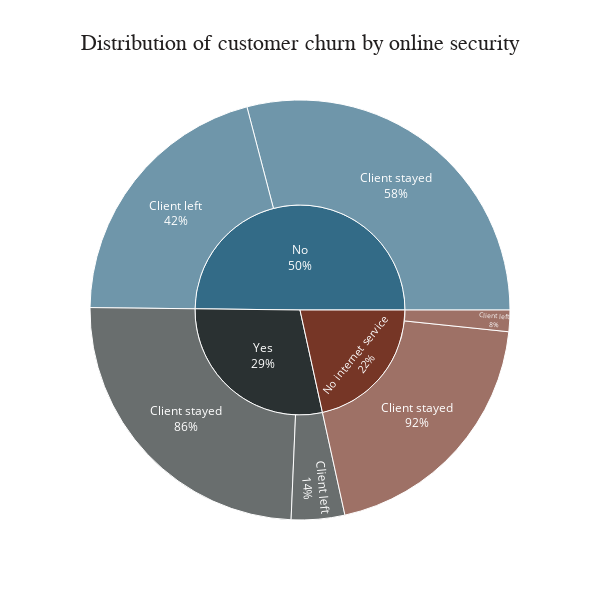
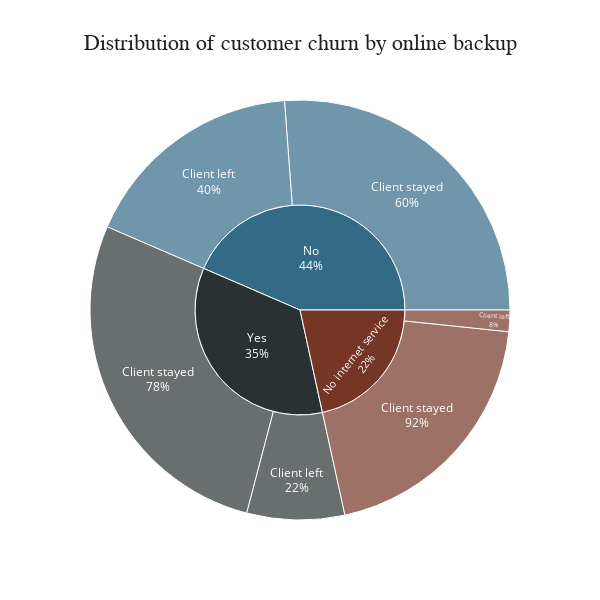

Notebook code cell kept with these figures, in order:
### Code cell
fig = px.sunburst(i_sec, path = ['OnlineSecurity', 'Churn'], values = 'count', color = 'OnlineSecurity', title = 'Distribution of customer churn by online security',
                 color_discrete_map = {'No': '#336B87', 'Yes': '#2A3132', 'No internet service': '#763626'},
                 width = 600, height = 600)

fig.update_layout(plot_bgcolor = 'white', title_font_family = 'Calibri Black', title_font_color = '#221f1f', title_font_size = 22, title_x = 0.5)

fig.update_traces(textinfo = 'label + percent parent')
                  
fig.show()
#######################################
fig = px.sunburst(i_back, path = ['OnlineBackup', 'Churn'], values = 'count', color = 'OnlineBackup', title = 'Distribution of customer churn by online backup',
                 color_discrete_map = {'No': '#336B87', 'Yes': '#2A3132', 'No internet service': '#763626'},
                 width = 600, height = 600)

fig.update_layout(plot_bgcolor = 'white', title_font_family = 'Calibri Black', title_font_color = '#221f1f', title_font_size = 22, title_x = 0.5)

fig.update_traces(textinfo = 'label + percent parent')
                  
fig.show()

### Figure 1 — Plotly figure (JSON) as saved in the notebook; plotly's stock layout.template omitted (floating-point values rounded to 4 significant figures)
{"data": [{"branchvalues": "total", "customdata": [["No"], ["No internet service"], ["Yes"], ["No"], ["No internet service"], ["Yes"], ["No"], ["No internet service"], ["Yes"]], "domain": {"x": [0, 1], "y": [0, 1]}, "hovertemplate": "labels=%{label}<br>count=%{value}<br>parent=%{parent}<br>id=%{id}<br>OnlineSecurity=%{customdata[0]}<extra></extra>", "ids": ["No/Client left", "No internet service/Client left", "Yes/Client left", "No/Client stayed", "No internet service/Client stayed", "Yes/Client stayed", "No", "No internet service", "Yes"], "labels": ["Client left", "Client left", "Client left", "Client stayed", "Client stayed", "Client stayed", "No", "No internet service", "Yes"], "marker": {"colors": ["#336B87", "#763626", "#2A3132", "#336B87", "#763626", "#2A3132", "#336B87", "#763626", "#2A3132"]}, "name": "", "parents": ["No", "No internet service", "Yes", "No", "No internet service", "Yes", "", "", ""], "textinfo": "label+percent parent", "type": "sunburst", "values": [1242, 99, 246, 1740, 1192, 1467, 2982, 1291, 1713]}], "layout": {"height": 600, "legend": {"tracegroupgap": 0}, "plot_bgcolor": "white", "title": {"font": {"color": "#221f1f", "family": "Calibri Black", "size": 22}, "text": "Distribution of customer churn by online security", "x": 0.5}, "width": 600}}

### Figure 2 — Plotly figure (JSON) as saved in the notebook; plotly's stock layout.template omitted (floating-point values rounded to 4 significant figures)
{"data": [{"branchvalues": "total", "customdata": [["No"], ["No internet service"], ["Yes"], ["No"], ["No internet service"], ["Yes"], ["No"], ["No internet service"], ["Yes"]], "domain": {"x": [0, 1], "y": [0, 1]}, "hovertemplate": "labels=%{label}<br>count=%{value}<br>parent=%{parent}<br>id=%{id}<br>OnlineBackup=%{customdata[0]}<extra></extra>", "ids": ["No/Client left", "No internet service/Client left", "Yes/Client left", "No/Client stayed", "No internet service/Client stayed", "Yes/Client stayed", "No", "No internet service", "Yes"], "labels": ["Client left", "Client left", "Client left", "Client stayed", "Client stayed", "Client stayed", "No", "No internet service", "Yes"], "marker": {"colors": ["#336B87", "#763626", "#2A3132", "#336B87", "#763626", "#2A3132", "#336B87", "#763626", "#2A3132"]}, "name": "", "parents": ["No", "No internet service", "Yes", "No", "No internet service", "Yes", "", "", ""], "textinfo": "label+percent parent", "type": "sunburst", "values": [1038, 99, 450, 1567, 1192, 1640, 2605, 1291, 2090]}], "layout": {"height": 600, "legend": {"tracegroupgap": 0}, "plot_bgcolor": "white", "title": {"font": {"color": "#221f1f", "family": "Calibri Black", "size": 22}, "text": "Distribution of customer churn by online backup", "x": 0.5}, "width": 600}}
